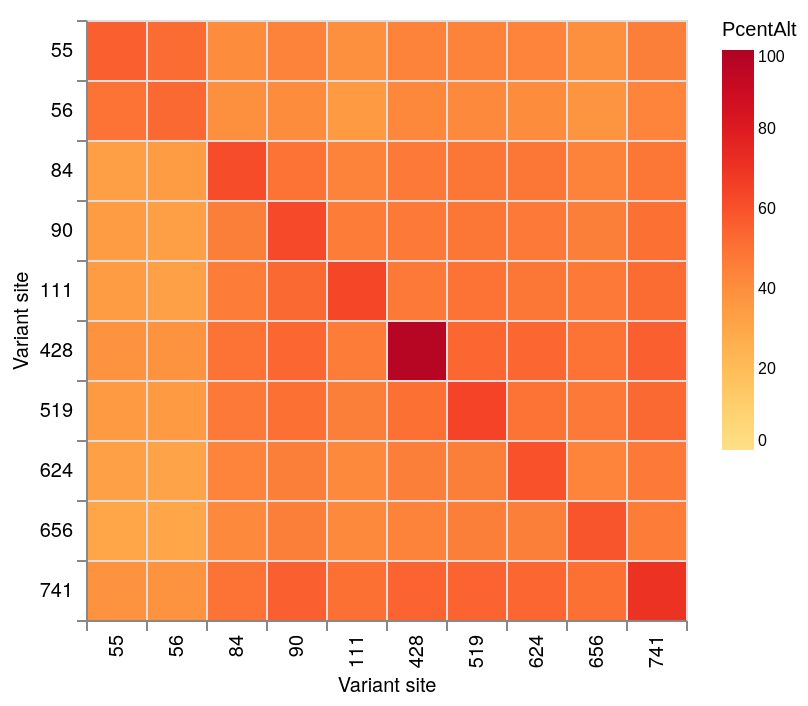

The specification (Vega-Lite) saved for this image:
### Vega-Lite specification from a JSON file in a GitHub repository (floating-point values rounded to 4 significant figures)
{"$schema": "https://vega.github.io/schema/vega-lite/v5.json", "data": {"values": [{"SNP1": 55, "SNP2": 55, "Alt": 249, "Ref": 156, "Total": 442, "PcentAlt": 56.0, "PcentRef": 35.0}, {"SNP1": 55, "SNP2": 56, "Alt": 232, "Ref": 133, "Total": 442, "PcentAlt": 52.0, "PcentRef": 30.0}, {"SNP1": 55, "SNP2": 84, "Alt": 182, "Ref": 121, "Total": 442, "PcentAlt": 41.0, "PcentRef": 27.0}, {"SNP1": 55, "SNP2": 90, "Alt": 199, "Ref": 124, "Total": 442, "PcentAlt": 45.0, "PcentRef": 28.0}, {"SNP1": 55, "SNP2": 111, "Alt": 175, "Ref": 85, "Total": 442, "PcentAlt": 40.0, "PcentRef": 19.0}, {"SNP1": 55, "SNP2": 428, "Alt": 200, "Ref": 7, "Total": 442, "PcentAlt": 45.0, "PcentRef": 2.0}, {"SNP1": 55, "SNP2": 519, "Alt": 198, "Ref": 114, "Total": 442, "PcentAlt": 45.0, "PcentRef": 26.0}, {"SNP1": 55, "SNP2": 624, "Alt": 194, "Ref": 140, "Total": 442, "PcentAlt": 44.0, "PcentRef": 32.0}, {"SNP1": 55, "SNP2": 656, "Alt": 178, "Ref": 128, "Total": 442, "PcentAlt": 40.0, "PcentRef": 29.0}, {"SNP1": 55, "SNP2": 741, "Alt": 205, "Ref": 94, "Total": 442, "PcentAlt": 46.0, "PcentRef": 21.0}, {"SNP1": 56, "SNP2": 55, "Alt": 232, "Ref": 133, "Total": 466, "PcentAlt": 50.0, "PcentRef": 29.0}, {"SNP1": 56, "SNP2": 56, "Alt": 247, "Ref": 187, "Total": 466, "PcentAlt": 53.0, "PcentRef": 40.0}, {"SNP1": 56, "SNP2": 84, "Alt": 185, "Ref": 141, "Total": 466, "PcentAlt": 40.0, "PcentRef": 30.0}, {"SNP1": 56, "SNP2": 90, "Alt": 192, "Ref": 147, "Total": 466, "PcentAlt": 41.0, "PcentRef": 32.0}, {"SNP1": 56, "SNP2": 111, "Alt": 167, "Ref": 92, "Total": 466, "PcentAlt": 36.0, "PcentRef": 20.0}, {"SNP1": 56, "SNP2": 428, "Alt": 199, "Ref": 7, "Total": 466, "PcentAlt": 43.0, "PcentRef": 2.0}, {"SNP1": 56, "SNP2": 519, "Alt": 196, "Ref": 131, "Total": 466, "PcentAlt": 42.0, "PcentRef": 28.0}, {"SNP1": 56, "SNP2": 624, "Alt": 192, "Ref": 156, "Total": 466, "PcentAlt": 41.0, "PcentRef": 33.0}, {"SNP1": 56, "SNP2": 656, "Alt": 175, "Ref": 147, "Total": 466, "PcentAlt": 38.0, "PcentRef": 32.0}, {"SNP1": 56, "SNP2": 741, "Alt": 204, "Ref": 109, "Total": 466, "PcentAlt": 44.0, "PcentRef": 23.0}, {"SNP1": 84, "SNP2": 55, "Alt": 182, "Ref": 121, "Total": 532, "PcentAlt": 34.0, "PcentRef": 23.0}, {"SNP1": 84, "SNP2": 56, "Alt": 185, "Ref": 141, "Total": 532, "PcentAlt": 35.0, "PcentRef": 27.0}, {"SNP1": 84, "SNP2": 84, "Alt": 330, "Ref": 194, "Total": 532, "PcentAlt": 62.0, "PcentRef": 36.0}, {"SNP1": 84, "SNP2": 90, "Alt": 265, "Ref": 153, "Total": 532, "PcentAlt": 50.0, "PcentRef": 29.0}, {"SNP1": 84, "SNP2": 111, "Alt": 237, "Ref": 93, "Total": 532, "PcentAlt": 45.0, "PcentRef": 17.0}, {"SNP1": 84, "SNP2": 428, "Alt": 256, "Ref": 6, "Total": 532, "PcentAlt": 48.0, "PcentRef": 1.0}, {"SNP1": 84, "SNP2": 519, "Alt": 263, "Ref": 133, "Total": 532, "PcentAlt": 49.0, "PcentRef": 25.0}, {"SNP1": 84, "SNP2": 624, "Alt": 261, "Ref": 169, "Total": 532, "PcentAlt": 49.0, "PcentRef": 32.0}, {"SNP1": 84, "SNP2": 656, "Alt": 241, "Ref": 154, "Total": 532, "PcentAlt": 45.0, "PcentRef": 29.0}, {"SNP1": 84, "SNP2": 741, "Alt": 262, "Ref": 116, "Total": 532, "PcentAlt": 49.0, "PcentRef": 22.0}, {"SNP1": 90, "SNP2": 55, "Alt": 199, "Ref": 124, "Total": 570, "PcentAlt": 35.0, "PcentRef": 22.0}, {"SNP1": 90, "SNP2": 56, "Alt": 192, "Ref": 147, "Total": 570, "PcentAlt": 34.0, "PcentRef": 26.0}, {"SNP1": 90, "SNP2": 84, "Alt": 265, "Ref": 153, "Total": 570, "PcentAlt": 46.0, "PcentRef": 27.0}, {"SNP1": 90, "SNP2": 90, "Alt": 357, "Ref": 196, "Total": 570, "PcentAlt": 63.0, "PcentRef": 34.0}, {"SNP1": 90, "SNP2": 111, "Alt": 269, "Ref": 103, "Total": 570, "PcentAlt": 47.0, "PcentRef": 18.0}, {"SNP1": 90, "SNP2": 428, "Alt": 274, "Ref": 7, "Total": 570, "PcentAlt": 48.0, "PcentRef": 1.0}, {"SNP1": 90, "SNP2": 519, "Alt": 279, "Ref": 142, "Total": 570, "PcentAlt": 49.0, "PcentRef": 25.0}, {"SNP1": 90, "SNP2": 624, "Alt": 275, "Ref": 170, "Total": 570, "PcentAlt": 48.0, "PcentRef": 30.0}, {"SNP1": 90, "SNP2": 656, "Alt": 263, "Ref": 163, "Total": 570, "PcentAlt": 46.0, "PcentRef": 29.0}, {"SNP1": 90, "SNP2": 741, "Alt": 291, "Ref": 115, "Total": 570, "PcentAlt": 51.0, "PcentRef": 20.0}, {"SNP1": 111, "SNP2": 55, "Alt": 175, "Ref": 85, "Total": 505, "PcentAlt": 35.0, "PcentRef": 17.0}, {"SNP1": 111, "SNP2": 56, "Alt": 167, "Ref": 92, "Total": 505, "PcentAlt": 33.0, "PcentRef": 18.0}, {"SNP1": 111, "SNP2": 84, "Alt": 237, "Ref": 93, "Total": 505, "PcentAlt": 47.0, "PcentRef": 18.0}, {"SNP1": 111, "SNP2": 90, "Alt": 269, "Ref": 103, "Total": 505, "PcentAlt": 53.0, "PcentRef": 20.0}, {"SNP1": 111, "SNP2": 111, "Alt": 325, "Ref": 125, "Total": 505, "PcentAlt": 64.0, "PcentRef": 25.0}, {"SNP1": 111, "SNP2": 428, "Alt": 243, "Ref": 6, "Total": 505, "PcentAlt": 48.0, "PcentRef": 1.0}, {"SNP1": 111, "SNP2": 519, "Alt": 250, "Ref": 94, "Total": 505, "PcentAlt": 50.0, "PcentRef": 19.0}, {"SNP1": 111, "SNP2": 624, "Alt": 247, "Ref": 108, "Total": 505, "PcentAlt": 49.0, "PcentRef": 21.0}, {"SNP1": 111, "SNP2": 656, "Alt": 240, "Ref": 106, "Total": 505, "PcentAlt": 48.0, "PcentRef": 21.0}, {"SNP1": 111, "SNP2": 741, "Alt": 265, "Ref": 82, "Total": 505, "PcentAlt": 52.0, "PcentRef": 16.0}, {"SNP1": 428, "SNP2": 55, "Alt": 200, "Ref": 7, "Total": 512, "PcentAlt": 39.0, "PcentRef": 1.0}, {"SNP1": 428, "SNP2": 56, "Alt": 199, "Ref": 7, "Total": 512, "PcentAlt": 39.0, "PcentRef": 1.0}, {"SNP1": 428, "SNP2": 84, "Alt": 256, "Ref": 6, "Total": 512, "PcentAlt": 50.0, "PcentRef": 1.0}, {"SNP1": 428, "SNP2": 90, "Alt": 274, "Ref": 7, "Total": 512, "PcentAlt": 54.0, "PcentRef": 1.0}, {"SNP1": 428, "SNP2": 111, "Alt": 243, "Ref": 6, "Total": 512, "PcentAlt": 47.0, "PcentRef": 1.0}, {"SNP1": 428, "SNP2": 428, "Alt": 498, "Ref": 7, "Total": 512, "PcentAlt": 97.0, "PcentRef": 1.0}, {"SNP1": 428, "SNP2": 519, "Alt": 279, "Ref": 6, "Total": 512, "PcentAlt": 54.0, "PcentRef": 1.0}, {"SNP1": 428, "SNP2": 624, "Alt": 274, "Ref": 6, "Total": 512, "PcentAlt": 54.0, "PcentRef": 1.0}, {"SNP1": 428, "SNP2": 656, "Alt": 257, "Ref": 7, "Total": 512, "PcentAlt": 50.0, "PcentRef": 1.0}, {"SNP1": 428, "SNP2": 741, "Alt": 287, "Ref": 6, "Total": 512, "PcentAlt": 56.0, "PcentRef": 1.0}, {"SNP1": 519, "SNP2": 55, "Alt": 198, "Ref": 114, "Total": 547, "PcentAlt": 36.0, "PcentRef": 21.0}, {"SNP1": 519, "SNP2": 56, "Alt": 196, "Ref": 131, "Total": 547, "PcentAlt": 36.0, "PcentRef": 24.0}, {"SNP1": 519, "SNP2": 84, "Alt": 263, "Ref": 133, "Total": 547, "PcentAlt": 48.0, "PcentRef": 24.0}, {"SNP1": 519, "SNP2": 90, "Alt": 279, "Ref": 142, "Total": 547, "PcentAlt": 51.0, "PcentRef": 26.0}, {"SNP1": 519, "SNP2": 111, "Alt": 250, "Ref": 94, "Total": 547, "PcentAlt": 46.0, "PcentRef": 17.0}, {"SNP1": 519, "SNP2": 428, "Alt": 279, "Ref": 6, "Total": 547, "PcentAlt": 51.0, "PcentRef": 1.0}, {"SNP1": 519, "SNP2": 519, "Alt": 355, "Ref": 190, "Total": 547, "PcentAlt": 65.0, "PcentRef": 35.0}, {"SNP1": 519, "SNP2": 624, "Alt": 273, "Ref": 156, "Total": 547, "PcentAlt": 50.0, "PcentRef": 29.0}, {"SNP1": 519, "SNP2": 656, "Alt": 260, "Ref": 143, "Total": 547, "PcentAlt": 48.0, "PcentRef": 26.0}, {"SNP1": 519, "SNP2": 741, "Alt": 288, "Ref": 105, "Total": 547, "PcentAlt": 53.0, "PcentRef": 19.0}, {"SNP1": 624, "SNP2": 55, "Alt": 194, "Ref": 140, "Total": 592, "PcentAlt": 33.0, "PcentRef": 24.0}, {"SNP1": 624, "SNP2": 56, "Alt": 192, "Ref": 156, "Total": 592, "PcentAlt": 32.0, "PcentRef": 26.0}, {"SNP1": 624, "SNP2": 84, "Alt": 261, "Ref": 169, "Total": 592, "PcentAlt": 44.0, "PcentRef": 29.0}, {"SNP1": 624, "SNP2": 90, "Alt": 275, "Ref": 170, "Total": 592, "PcentAlt": 46.0, "PcentRef": 29.0}, {"SNP1": 624, "SNP2": 111, "Alt": 247, "Ref": 108, "Total": 592, "PcentAlt": 42.0, "PcentRef": 18.0}, {"SNP1": 624, "SNP2": 428, "Alt": 274, "Ref": 6, "Total": 592, "PcentAlt": 46.0, "PcentRef": 1.0}, {"SNP1": 624, "SNP2": 519, "Alt": 273, "Ref": 156, "Total": 592, "PcentAlt": 46.0, "PcentRef": 26.0}, {"SNP1": 624, "SNP2": 624, "Alt": 353, "Ref": 234, "Total": 592, "PcentAlt": 60.0, "PcentRef": 40.0}, {"SNP1": 624, "SNP2": 656, "Alt": 263, "Ref": 178, "Total": 592, "PcentAlt": 44.0, "PcentRef": 30.0}, {"SNP1": 624, "SNP2": 741, "Alt": 282, "Ref": 131, "Total": 592, "PcentAlt": 48.0, "PcentRef": 22.0}, {"SNP1": 656, "SNP2": 55, "Alt": 178, "Ref": 128, "Total": 570, "PcentAlt": 31.0, "PcentRef": 22.0}, {"SNP1": 656, "SNP2": 56, "Alt": 175, "Ref": 147, "Total": 570, "PcentAlt": 31.0, "PcentRef": 26.0}, {"SNP1": 656, "SNP2": 84, "Alt": 241, "Ref": 154, "Total": 570, "PcentAlt": 42.0, "PcentRef": 27.0}, {"SNP1": 656, "SNP2": 90, "Alt": 263, "Ref": 163, "Total": 570, "PcentAlt": 46.0, "PcentRef": 29.0}, {"SNP1": 656, "SNP2": 111, "Alt": 240, "Ref": 106, "Total": 570, "PcentAlt": 42.0, "PcentRef": 19.0}, {"SNP1": 656, "SNP2": 428, "Alt": 257, "Ref": 7, "Total": 570, "PcentAlt": 45.0, "PcentRef": 1.0}, {"SNP1": 656, "SNP2": 519, "Alt": 260, "Ref": 143, "Total": 570, "PcentAlt": 46.0, "PcentRef": 25.0}, {"SNP1": 656, "SNP2": 624, "Alt": 263, "Ref": 178, "Total": 570, "PcentAlt": 46.0, "PcentRef": 31.0}, {"SNP1": 656, "SNP2": 656, "Alt": 334, "Ref": 234, "Total": 570, "PcentAlt": 59.0, "PcentRef": 41.0}, {"SNP1": 656, "SNP2": 741, "Alt": 267, "Ref": 127, "Total": 570, "PcentAlt": 47.0, "PcentRef": 22.0}, {"SNP1": 741, "SNP2": 55, "Alt": 205, "Ref": 94, "Total": 519, "PcentAlt": 39.0, "PcentRef": 18.0}, {"SNP1": 741, "SNP2": 56, "Alt": 204, "Ref": 109, "Total": 519, "PcentAlt": 39.0, "PcentRef": 21.0}, {"SNP1": 741, "SNP2": 84, "Alt": 262, "Ref": 116, "Total": 519, "PcentAlt": 50.0, "PcentRef": 22.0}, {"SNP1": 741, "SNP2": 90, "Alt": 291, "Ref": 115, "Total": 519, "PcentAlt": 56.0, "PcentRef": 22.0}, {"SNP1": 741, "SNP2": 111, "Alt": 265, "Ref": 82, "Total": 519, "PcentAlt": 51.0, "PcentRef": 16.0}, {"SNP1": 741, "SNP2": 428, "Alt": 287, "Ref": 6, "Total": 519, "PcentAlt": 55.0, "PcentRef": 1.0}, {"SNP1": 741, "SNP2": 519, "Alt": 288, "Ref": 105, "Total": 519, "PcentAlt": 55.0, "PcentRef": 20.0}, {"SNP1": 741, "SNP2": 624, "Alt": 282, "Ref": 131, "Total": 519, "PcentAlt": 54.0, "PcentRef": 25.0}, {"SNP1": 741, "SNP2": 656, "Alt": 267, "Ref": 127, "Total": 519, "PcentAlt": 51.0, "PcentRef": 24.0}, {"SNP1": 741, "SNP2": 741, "Alt": 367, "Ref": 147, "Total": 519, "PcentAlt": 71.0, "PcentRef": 28.0}]}, "mark": "rect", "width": 300, "height": 300, "encoding": {"y": {"field": "SNP1", "type": "ordinal", "title": "Variant site", "axis": {"labelFont": "Helvetica Neue", "titleFontSize": 10, "titleFontWeight": 400, "labelFontWeight": 300, "titleFont": "Helvetica Neue"}}, "x": {"field": "SNP2", "type": "ordinal", "title": "Variant site", "axis": {"labelFont": "Helvetica Neue", "titleFontSize": 10, "titleFontWeight": 400, "labelFontWeight": 300, "titleFont": "Helvetica Neue"}}, "color": {"type": "quantitative", "field": "PcentAlt", "scale": {"domain": [0, 100], "scheme": "yelloworangered"}}}, "config": {"legend": {"labelFontSize": 8, "titleFontWeight": 300, "labelFontWeight": 300, "titleFontSize": 10}, "axis": {"grid": true, "tickBand": "extent"}}}
